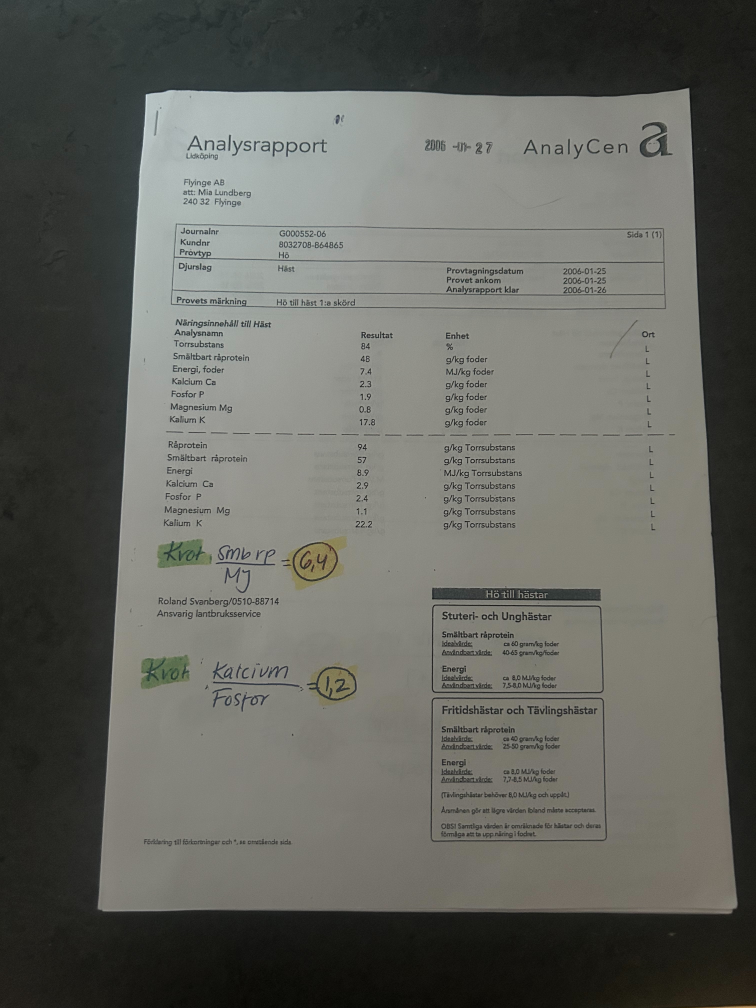
#> input picture test_images/test_hay_analysis1.jpg, 3024 x 4032 px (shown at 1/4 size)
$ python -i preprocessing.py   (imports and definitions only)   (older library calls are emulated)
#> lines starting #> are read from the running program, lines starting #| are printed output that depends on the picture; after the words box and inside, x2 and y2 are one past the last pixel; in counts of white or black regions, pixels touching at a corner belong together
#> further down, picture is the input picture: shape (4032, 3024, 3); mean B, G, R 93.2, 99.1, 98.1
import cv2
import numpy as np


def order_points(pts):
    """
    Takes 4 corner points in any order and returns them consistently
    ordered as: top-left, top-right, bottom-right, bottom-left.
    Needed because approxPolyDP doesn't guarantee a consistent order,
    which can otherwise cause the perspective warp to come out
    mirrored or rotated.
    """
    pts = pts.reshape(4, 2)
    rect = np.zeros((4, 2), dtype="float32")

    s = pts.sum(axis=1)
    rect[0] = pts[np.argmin(s)]
    rect[2] = pts[np.argmax(s)]

    diff = np.diff(pts, axis=1)
    rect[1] = pts[np.argmin(diff)]
    rect[3] = pts[np.argmax(diff)]

    return rect

def find_document_contour(mask, img_area):
    contours, _ = cv2.findContours(mask, cv2.RETR_EXTERNAL, cv2.CHAIN_APPROX_SIMPLE)
    candidates = [c for c in contours if cv2.contourArea(c) > 0.2 * img_area]

    if not candidates:
        return None

    largest = max(candidates, key=cv2.contourArea)
    peri = cv2.arcLength(largest, True)
    approx = cv2.approxPolyDP(largest, 0.02 * peri, True)

    if len(approx) == 4:
        return approx

    return None


def process_report_image(img):
    gray = cv2.cvtColor(img, cv2.COLOR_BGR2GRAY)

    # Reject unusable photos rather than trying to fix them
    blur_score = cv2.Laplacian(gray, cv2.CV_64F).var()
#> blur_score = 70.39
    if blur_score < 50:
        raise ValueError("Image too blurry, please retake photo")

    blurred = cv2.GaussianBlur(gray, (5, 5), 0)

    # Fallback page detection: edge-based, for when the brightness assumption
    # below fails (e.g. page not clearly brighter than its background).
    median = np.median(blurred)
#> median = 120
    lower = int(max(0, 0.67 * median))
#> lower = 80
    upper = int(min(255, 1.33 * median))
#> upper = 159
    edges = cv2.Canny(blurred, lower, upper)
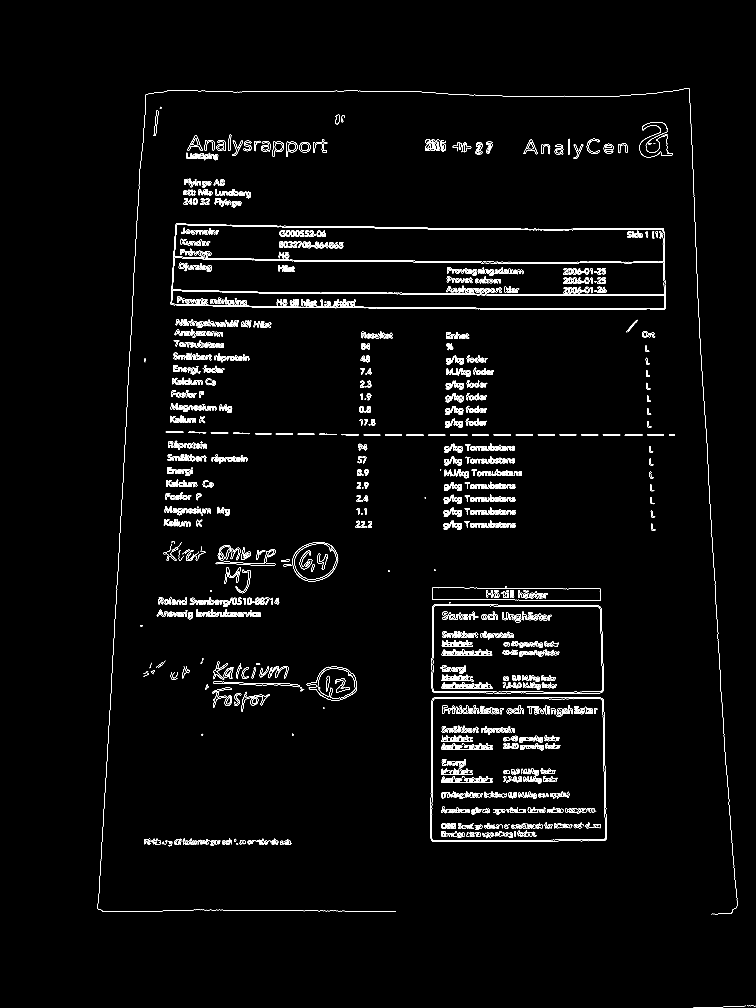
#> edges: shape (4032, 3024) (shown at 1/4 size); 1.4% white in thin lines or dots, all inside (x1, y1, x2, y2) = (390, 352, 3024, 4030)

    # Dilate to bridge small gaps in a broken/faint edge line
    # (e.g. low contrast between page and background)
    kernel = np.ones((3, 3), np.uint8)
    edges = cv2.dilate(edges, kernel, iterations=1)
#> edges: shape (4032, 3024); 4.3% white; 577 white regions, largest, box (x1, y1, x2, y2) and area: (682, 893, 2665, 1240) 56741, (389, 351, 2952, 3658) 32090, (1721, 2788, 2429, 3368) 15626

    # Primary page detection: assume the page is the brightest large region,
    # threshold it out and close small holes (text/marks) into one solid blob.
    _, bright_mask = cv2.threshold(blurred, 0, 255, cv2.THRESH_BINARY + cv2.THRESH_OTSU)
#> bright_mask: shape (4032, 3024); 61% white; 1382 black regions (372 under 20 px), largest, box (x1, y1, x2, y2) and area: (0, 0, 3024, 4032) 4473243, (1728, 2351, 2404, 2403) 28262, (1722, 2790, 2428, 3367) 12666
    kernel = np.ones((15, 15), np.uint8)
    bright_mask = cv2.morphologyEx(bright_mask, cv2.MORPH_CLOSE, kernel, iterations=2)
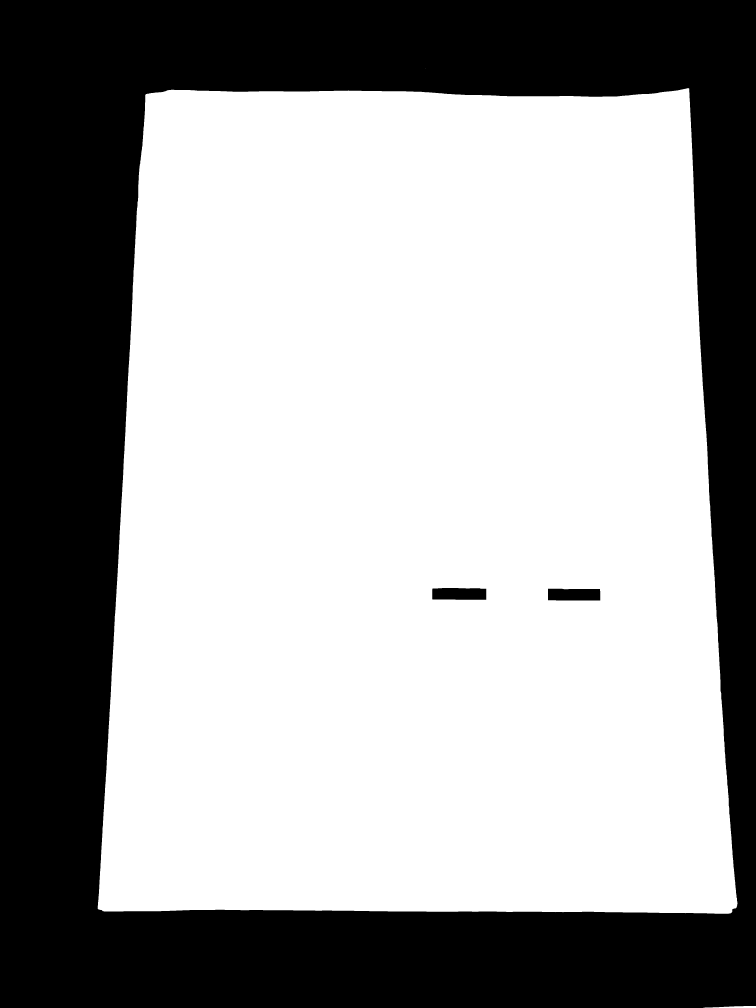
#> bright_mask: shape (4032, 3024) (shown at 1/4 size); 63.2% white; 3 black regions

    img_area = img.shape[0] * img.shape[1]

    # Find the document's 4 corners: try the brightness mask first, fall back
    # to the edge mask (noisier, more sensitive to background clutter).
    approx = find_document_contour(bright_mask, img_area)
#> in find_document_contour, `contours, _ = cv2.findContours(mask, cv2.RETR_EXTERNAL, cv2.CHAIN_APPR..`: contours = 3 contours, 1 with area under 20; largest, box (x1, y1, x2, y2) and area: (391, 353, 2950, 3655) 7714340, (2813, 4024, 3024, 4032) 894
#> in find_document_contour, `candidates = [c for c in contours if cv2.contourArea(c) > 0.2 * img_ar..`: candidates = 1 contour; box (x1, y1, x2, y2) and area: (391, 353, 2950, 3655) 7714340
#> in find_document_contour, `largest = max(candidates, key=cv2.contourArea)`: largest = contour of 1080 points, box (x1, y1, x2, y2) (391, 353, 2950, 3655), area 7714340
#> in find_document_contour, `peri = cv2.arcLength(largest, True)`: peri = 11499
#> in find_document_contour, `approx = cv2.approxPolyDP(largest, 0.02 * peri, True)`: approx = [[2755, 353], [582, 378], [392, 3636], [2945, 3630]]

    if approx is None:
        approx = find_document_contour(edges, img_area)

    if approx is not None:
        # Found 4 corners: warp them onto a rectangle sized from the corners'
        # own edge lengths, so the flattened page keeps its real aspect ratio.
        pts1 = order_points(approx)
#> in order_points, `pts = pts.reshape(4, 2)`: pts has the same summary as approx in find_document_contour
#> in order_points, `s = pts.sum(axis=1)`: s = [3108, 960, 4028, 6575]
#> in order_points, `diff = np.diff(pts, axis=1)`: diff = [-2402, -204, 3244, 685]
#> pts1 = [[582, 378], [2755, 353], [2945, 3630], [392, 3636]]

        top_left = pts1[0]
#> top_left = [582, 378]
        top_right = pts1[1]
#> top_right = [2755, 353]
        bottom_right = pts1[2]
#> bottom_right = [2945, 3630]
        bottom_left = pts1[3]
#> bottom_left = [392, 3636]

        width_a = np.linalg.norm(bottom_right - bottom_left) # Length of the bottom edge
#> width_a = 2553
        width_b =  np.linalg.norm(top_right - top_left) # Length of the top edge
#> width_b = 2173.1

        height_a =  np.linalg.norm(top_right - bottom_right) # Length of the right edge
#> height_a = 3282.5
        height_b =  np.linalg.norm(top_left - bottom_left) # Length of the left edge
#> height_b = 3263.5

        max_width = int(max(width_a, width_b))
#> max_width = 2553
        max_height = int(max(height_a, height_b))
#> max_height = 3282

        pts2 = np.float32([
            [0, 0],
            [max_width - 1, 0],
            [max_width - 1, max_height - 1],
            [0, max_height - 1]
            ])
#> pts2 = [[0, 0], [2552, 0], [2552, 3281], [0, 3281]]

        M = cv2.getPerspectiveTransform(pts1, pts2)
#> M = [[1.21, 0.0705, -730.5], [0.0139, 1.21, -465.6], [3.51e-06, 5.49e-05, 1]]
        img = cv2.warpPerspective(img, M, (max_width, max_height))

    else:
        h, w = img.shape[:2]
        margin_x, margin_y = int(w * 0.1), int(h * 0.1)
        img = img[margin_y:h - margin_y, margin_x:w - margin_x]
        gray_fallback = cv2.cvtColor(img, cv2.COLOR_BGR2GRAY)
        _, inv = cv2.threshold(gray_fallback, 0, 255, cv2.THRESH_BINARY_INV + cv2.THRESH_OTSU)
        coords = np.column_stack(np.where(inv > 0))
        angle = cv2.minAreaRect(coords)[-1]
        if angle < -45:
            angle = -(90 + angle)
        else:
            angle = -angle
        (h, w) = img.shape[:2]
        center = (w // 2, h // 2)
        M = cv2.getRotationMatrix2D(center, angle, 1.0)
        img = cv2.warpAffine(img, M, (w, h), flags=cv2.INTER_CUBIC, borderMode=cv2.BORDER_REPLICATE)


    # Re-convert to grayscale (img may have changed size/content above)
    gray = cv2.cvtColor(img, cv2.COLOR_BGR2GRAY)
#> gray: shape (3282, 2553)

    # Upscale if resolution is too low for legible text
    if gray.shape[0] < 1000:
        scale = 1500 / gray.shape[0]
        gray = cv2.resize(gray, None, fx=scale, fy=scale, interpolation=cv2.INTER_CUBIC)

    # Flatten uneven shading/lighting: the large median blur estimates the
    # background (text removed, but colored row-banding and lighting gradients
    # kept), and subtracting it cancels those out so black text survives
    # thresholding regardless of the report's background. Applied to every
    # document — a plain page just subtracts to near-zero.
    k = int(gray.shape[0] * 0.03) | 1  # ~3% of height, forced odd (medianBlur needs odd)
    background = cv2.medianBlur(gray, k)
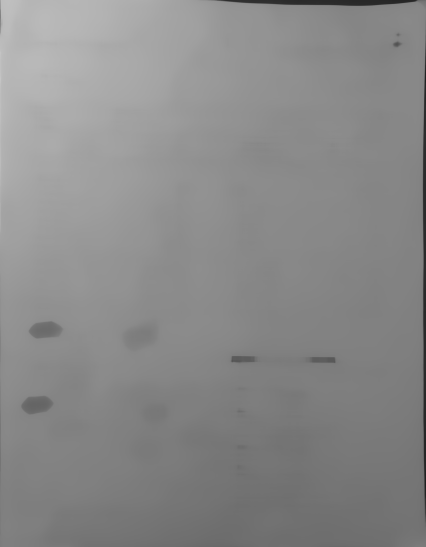
#> background: shape (3282, 2553) (shown at 1/6 size); min 30, max 202, mean 137.7

    diff = cv2.subtract(background, gray)
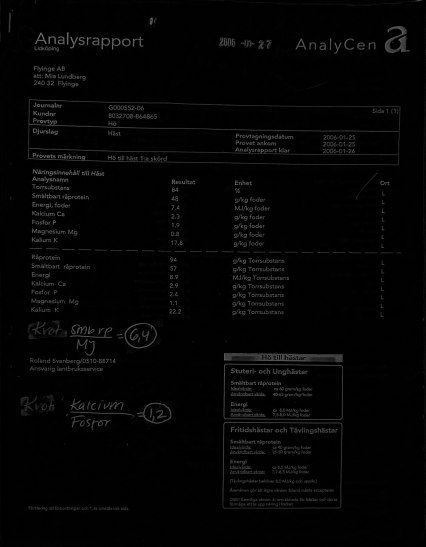
#> diff: shape (3282, 2553) (shown at 1/6 size); min 0, max 144, mean 4.4
    normalized = cv2.normalize(diff, None, 0, 255, cv2.NORM_MINMAX)
    normalized = 255 - normalized  # subtraction leaves text bright/bg dark; flip back to bg-white/text-black for Tesseract
    _, binary = cv2.threshold(normalized, 0, 255, cv2.THRESH_BINARY + cv2.THRESH_OTSU)
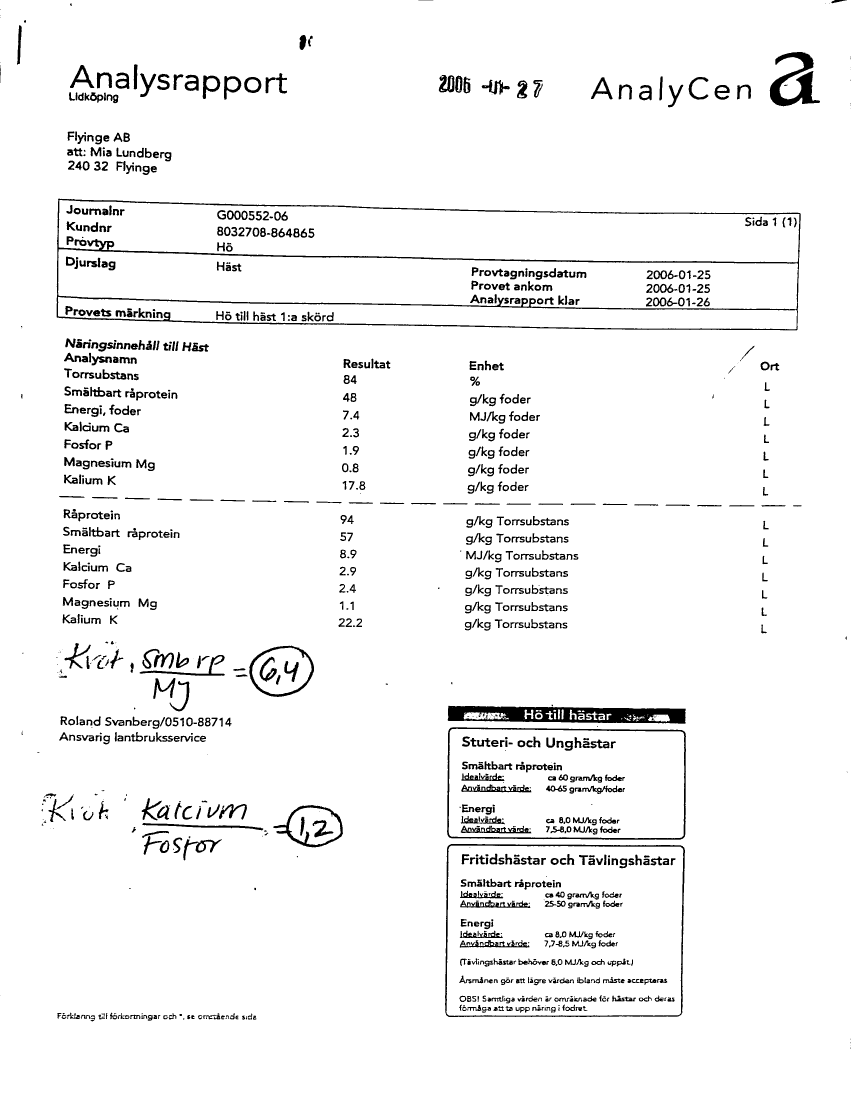
#> binary: shape (3282, 2553) (shown at 1/3 size); 95.5% white; 1222 black regions (148 under 20 px), largest, box (x1, y1, x2, y2) and area: (170, 596, 2402, 991) 38949, (1343, 2117, 2057, 2171) 24936, (1335, 2532, 2055, 3051) 10191

    # Clean up speckle left by thresholding: close pinholes in strokes, then
    # open away small isolated specks.
    kernel = np.ones((3, 3), np.uint8)
    cleaned = cv2.morphologyEx(binary, cv2.MORPH_CLOSE, kernel)
#> cleaned: shape (3282, 2553); 95.6% white; 1496 black regions (192 under 20 px), largest, box (x1, y1, x2, y2) and area: (1343, 2118, 2057, 2171) 24573, (170, 881, 2393, 991) 17826, (171, 596, 2390, 880) 17134
    cleaned = cv2.morphologyEx(cleaned, cv2.MORPH_OPEN, kernel)
#> cleaned: shape (3282, 2553); 95.6% white; 1061 black regions (88 under 20 px), largest, box (x1, y1, x2, y2) and area: (170, 596, 2402, 991) 37319, (1343, 2118, 2057, 2171) 24917, (2310, 156, 2460, 319) 10169

    return cleaned

>>> import cv2
>>> picture = cv2.imread('../../test_images/test_hay_analysis1.jpg')
>>> result = process_report_image(picture)
